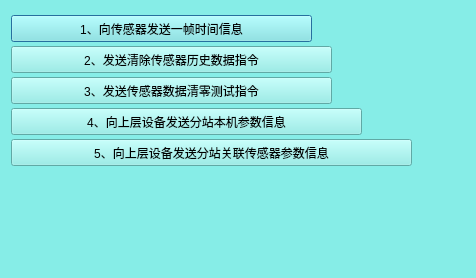
<?xml version="1.0" encoding="UTF-8"?>
<ui version="4.0">
 <class>Dialog1</class>
 <widget class="QDialog" name="Dialog1">
  <property name="geometry">
   <rect>
    <x>0</x>
    <y>0</y>
    <width>476</width>
    <height>278</height>
   </rect>
  </property>
  <property name="windowTitle">
   <string>Dialog</string>
  </property>
  <property name="styleSheet">
   <string notr="true">background-color: rgb(134,237,231);
</string>
  </property>
  <widget class="QPushButton" name="pushButton_1">
   <property name="geometry">
    <rect>
     <x>11</x>
     <y>15</y>
     <width>301</width>
     <height>27</height>
    </rect>
   </property>
   <property name="toolTip">
    <string>&lt;html&gt;&lt;head/&gt;&lt;body&gt;&lt;p&gt;&lt;span style=&quot; color:#ff0000;&quot;&gt;1、向传感器发送一帧时间信息&lt;/span&gt;&lt;/p&gt;&lt;/body&gt;&lt;/html&gt;</string>
   </property>
   <property name="styleSheet">
    <string notr="true">QPushButton:focus { background-color: rgb(244,236,2); }</string>
   </property>
   <property name="text">
    <string>1、向传感器发送一帧时间信息</string>
   </property>
  </widget>
  <widget class="QPushButton" name="pushButton_2">
   <property name="geometry">
    <rect>
     <x>11</x>
     <y>46</y>
     <width>321</width>
     <height>27</height>
    </rect>
   </property>
   <property name="styleSheet">
    <string notr="true">QPushButton:focus { background-color: rgb(244,236,2); }</string>
   </property>
   <property name="text">
    <string>2、发送清除传感器历史数据指令</string>
   </property>
  </widget>
  <widget class="QPushButton" name="pushButton_3">
   <property name="geometry">
    <rect>
     <x>11</x>
     <y>77</y>
     <width>321</width>
     <height>27</height>
    </rect>
   </property>
   <property name="styleSheet">
    <string notr="true"> QPushButton:focus { background-color: rgb(244,236,2); }</string>
   </property>
   <property name="text">
    <string>3、发送传感器数据清零测试指令</string>
   </property>
  </widget>
  <widget class="QPushButton" name="pushButton_4">
   <property name="geometry">
    <rect>
     <x>11</x>
     <y>108</y>
     <width>351</width>
     <height>27</height>
    </rect>
   </property>
   <property name="styleSheet">
    <string notr="true"> QPushButton:focus { background-color: rgb(244,236,2); }</string>
   </property>
   <property name="text">
    <string>4、向上层设备发送分站本机参数信息</string>
   </property>
  </widget>
  <widget class="QPushButton" name="pushButton_5">
   <property name="geometry">
    <rect>
     <x>11</x>
     <y>139</y>
     <width>401</width>
     <height>27</height>
    </rect>
   </property>
   <property name="styleSheet">
    <string notr="true"> QPushButton:focus { background-color: rgb(244,236,2); }</string>
   </property>
   <property name="text">
    <string>5、向上层设备发送分站关联传感器参数信息</string>
   </property>
  </widget>
 </widget>
 <resources/>
 <connections/>
</ui>
